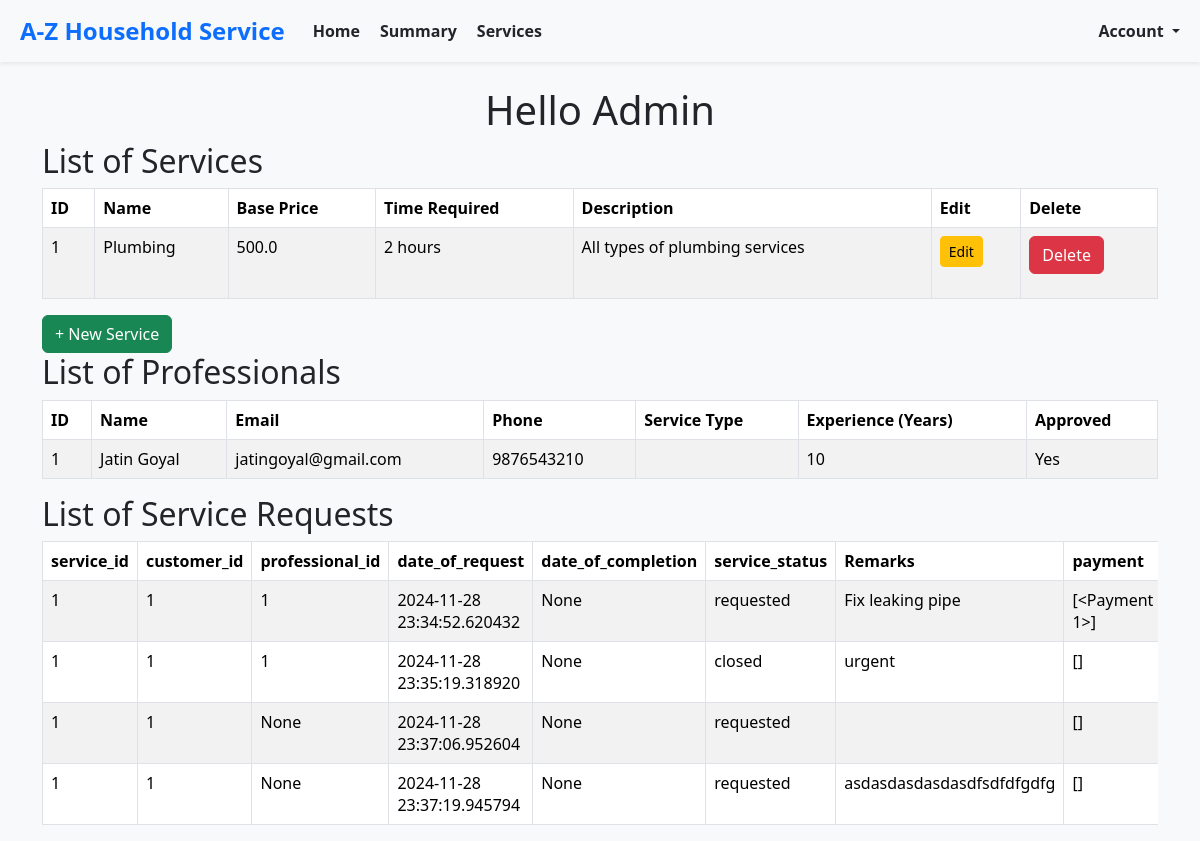
The page /admin/home on the database as committed earlier.
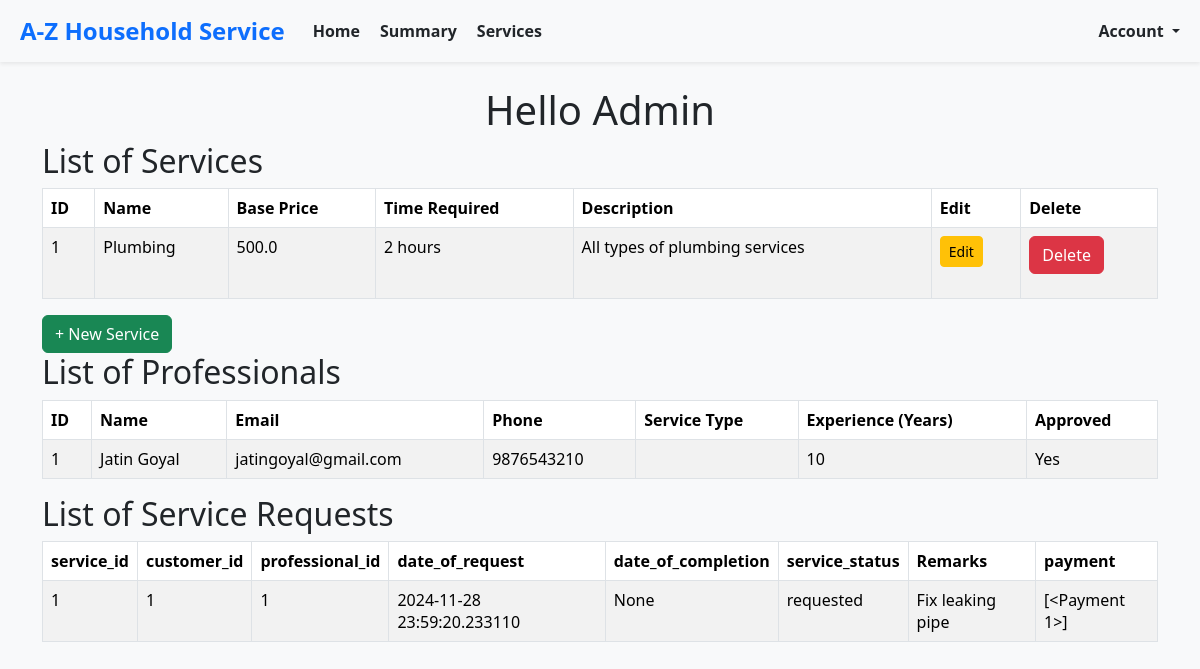
The same page on the database as committed later.
### models.py (models this page shows, shortened)
class BaseModel(db.Model):
    __abstract__ = True  # This makes it an abstract class, not a table in the database
    id = db.Column(db.Integer, primary_key=True)
    created_at = db.Column(db.DateTime, default=datetime.utcnow, nullable=False)  # Ensure it's not nullable
    modified_at = db.Column(db.DateTime, default=datetime.utcnow, onupdate=datetime.utcnow, nullable=False)  # Ensure it's not nullable

class Service(BaseModel):
    __tablename__ = 'service'
    name = db.Column(db.String(150), nullable=False)
    base_price = db.Column(db.Float, nullable=True)  # Made nullable
    time_required = db.Column(db.String(50), nullable=True)  # Made nullable
    description = db.Column(db.Text, nullable=True)  # Made nullable
    professional_id = db.Column(db.Integer, db.ForeignKey('service_professional.id'), nullable=True)
    service_type_id= db.Column(db.Integer, nullable=True)  # Made nullable
    professional = db.relationship('ServiceProfessional', backref='services', lazy=True)

class ServiceProfessional(BaseModel):
    __tablename__ = 'service_professional'
    username = db.Column(db.String(150), unique=True, nullable=False)
    password_hash = db.Column(db.String(200), nullable=False)
    name = db.Column(db.String(150), nullable=True)  # Made nullable
    email = db.Column(db.String(150), unique=True, nullable=True)  # Made nullable
    phone = db.Column(db.String(20), unique=True, nullable=True)  # Made nullable
    experience = db.Column(db.Integer, nullable=True)  # Made nullable
    description = db.Column(db.Text, nullable=True)  # Made nullable
    approved = db.Column(db.Boolean, default=False, nullable=True)  # Made nullable

class ServiceRequest(BaseModel):
    __tablename__ = 'service_request'
    service_id = db.Column(db.Integer, db.ForeignKey('service.id'), nullable=True)  # Made nullable
    customer_id = db.Column(db.Integer, db.ForeignKey('customer.id'), nullable=False)
    professional_id = db.Column(db.Integer, db.ForeignKey('service_professional.id'), nullable=True)
    date_of_request = db.Column(db.DateTime, default=datetime.utcnow, nullable=True)  # Made nullable
    date_of_completion = db.Column(db.DateTime, nullable=True)  # Made nullable
    service_status = db.Column(db.String(50), default="requested", nullable=True)  # Made nullable
    service_type_id= db.Column(db.Integer, nullable=True)  # Made nullable
    remarks = db.Column(db.Text, nullable=True)  # Made nullable
    rejected_by_professional_id= db.Column(db.Integer, nullable=True)  # Made nullable
    rating = db.Column(db.Text, nullable=True)  # Made nullable
    payment = db.relationship('Payment', backref='service_request', lazy=True)

### routes.py (the view)
@app.route('/admin/home')
def admin_home():
    professionals = ServiceProfessional.query.all()
    services = Service.query.all()
    service_requests = ServiceRequest.query.all()
    return render_template(
        'admin/home.html',
        professionals=professionals,
        services=services,
        service_requests=service_requests
    )

### templates/admin/home.html (shortened to what this page needs)
{% extends 'layout.html' %}
{% block content %}
    <div class="container">
        <h1 class="text-center">Hello Admin</h1>
        <h2>List of Services</h2>
        <div class="table-responsive">
            <table class="table table-bordered table-striped">
                <thead>
                    <tr>
                        <th>ID</th>
                        <th>Name</th>
                        <th>Base Price</th>
                        <th>Time Required</th>
                        <th>Description</th>
                        <th>Edit</th>
                        <th>Delete</th>
                    </tr>
                </thead>
                <tbody>
                    {% for service in services %}
                        <tr>
                            <td>{{ service.id }}</td>
                            <td>{{ service.name }}</td>
                            <td>{{ service.base_price }}</td>
                            <td>{{ service.time_required }}</td>
                            <td>{{ service.description }}</td>
                            <td>
                                <button type="button" class="btn btn-warning btn-sm" data-bs-toggle="modal" data-bs-target="#newServiceModal"
                                        data-service-id="{{ service.id }}"
                                        data-service-name="{{ service.name }}"
                                        data-service-description="{{ service.description }}"
                                        data-service-base-price="{{ service.base_price }}"
                                        data-service-time-required="{{ service.time_required }}">
                                    Edit
                                </button>
                            </td>
                            <td>
                                <form method="post" action="delete_service/{{ service.id }}" onsubmit="return confirm('Are you sure you want to delete this service?');">
                                    <button type="submit" class="btn btn-danger">Delete</button>
                                </form>
                            </td>
                        </tr>
                    {% endfor %}
                </tbody>
            </table>
            <button type="button" class="btn btn-success pull-right" data-bs-toggle="modal" data-bs-target="#newServiceModal">
                + New Service
            </button>
        </div>
        <h2>List of Professionals</h2>
        <div class="table-responsive">
            <table class="table table-bordered table-striped">
                <thead>
                    <tr>
                        <th>ID</th>
                        <th>Name</th>
                        <th>Email</th>
                        <th>Phone</th>
                        <th>Service Type</th>
                        <th>Experience (Years)</th>
                        <th>Approved</th>
                    </tr>
                </thead>
                <tbody>
                    {% for professional in professionals %}
                        <tr>
                            <td>{{ professional.id }}</td>
                            <td>{{ professional.name }}</td>
                            <td>{{ professional.email }}</td>
                            <td>{{ professional.phone }}</td>
                            <td>{{ professional.service_type }}</td>
                            <td>{{ professional.experience }}</td>
                            <td>{{ 'Yes' if professional.approved else 'No' }}</td>
                        </tr>
                    {% endfor %}
                </tbody>
            </table>
        </div>
        <h2>List of Service Requests</h2>
        <div class="table-responsive">
            <table class="table table-bordered table-striped">
                <thead>
                    <tr>
                        <th>service_id</th>
                        <th>customer_id</th>
                        <th>professional_id</th>
                        <th>date_of_request</th>
                        <th>date_of_completion</th>
                        <th>service_status</th>
                        <th>Remarks</th>
                        <th>payment</th>
                    </tr>
                </thead>
                <tbody>
                    {% for request in service_requests %}
                        <tr>
                            <td>{{ request.service_id }}</td>
                            <td>{{ request.customer_id }}</td>
                            <td>{{ request.professional_id}}</td>
                            <td>{{ request.date_of_request  }}</td>
                            <td>{{ request.date_of_completion }}</td>
                            <td>{{ request.service_status }}</td>
                            <td>{{ request.remarks }}</td>
                            <td>{{ request.payment }}</td>
                        </tr>
                    {% endfor %}
                </tbody>
            </table>
        </div>
    </div>
    {% endblock %}

### templates/layout.html (shortened to what this page needs)
<!DOCTYPE html>
<html lang="en">
<head>
    <link rel="stylesheet" href="https://cdn.jsdelivr.net/npm/bootstrap@5.3.3/dist/css/bootstrap.min.css">
</head>
<body>
    <div class="container-fluid">
        <div class="content mt-4">
            {% block content %}
            {% endblock %}
        </div>
    </div>
</body>
</html>

### templates/nav_bar.html (shortened to what this page needs)
<nav class="navbar navbar-expand-lg navbar-light bg-light shadow-sm" style="background-color: #f8f9fa;">
    <div class="container-fluid">
        <a class="navbar-brand fw-bold text-primary" href="#" style="font-size: 1.5rem;">
            A-Z Household Service
        </a>
        <div class="collapse navbar-collapse" id="navbarNav">
            <ul class="navbar-nav me-auto">
                <li class="nav-item">
                    <a class="nav-link active text-dark fw-semibold" aria-current="page" href="#">
                         Home
                    </a>
                </li>
                <li class="nav-item">
                    <a class="nav-link text-dark fw-semibold" href="#">
                         Summary
                    </a>
                </li>
                <li class="nav-item">
                    <a class="nav-link text-dark fw-semibold" href="#">
                         Services
                    </a>
                </li>
            </ul>
            <ul class="navbar-nav ms-auto">
                <li class="nav-item dropdown">
                    <a class="nav-link dropdown-toggle text-dark fw-semibold" href="#" id="userDropdown" role="button" data-bs-toggle="dropdown" aria-expanded="false">
                         Account
                    </a>
                </li>
            </ul>
        </div>
    </div>
</nav>

### templates/layout.html (style rules this page uses)
body { background-color: #f8f9fa; }
.navbar-brand { font-weight: bold; }

Rows that differ between the two databases and show on the page:
removed ServiceRequest: service_id "1", customer_id "1", professional_id "1", date_of_request "2024-11-28 23:35:19.318920", date_of_completion "None", service_status "closed", remarks "urgent", payment "[]"
removed ServiceRequest: service_id "1", customer_id "1", professional_id "None", date_of_request "2024-11-28 23:37:06.952604", date_of_completion "None", service_status "requested", payment "[]"
removed ServiceRequest: service_id "1", customer_id "1", professional_id "None", date_of_request "2024-11-28 23:37:19.945794", date_of_completion "None", service_status "requested", remarks "asdasdasdasdasdfsdfdfgdfg", payment "[]"
changed ServiceRequest "None": date_of_request "2024-11-28 23:34:52.620432" → "2024-11-28 23:59:20.233110"
